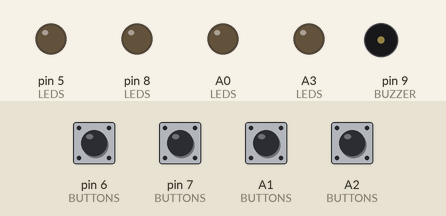
A sketch run on a simulated Arduino Uno, built with avr-gcc and run on an emulated ATmega328P. Shown: output pins drawn as LEDs (lit = HIGH), buzzer (waves = sounding). Dashed ring = blinking. The inputs (shaded band) are chosen by the test bench; at power-on: A1 (BUTTONS), A2 (BUTTONS), pin 6 (BUTTONS), pin 7 (BUTTONS) LOW. Random numbers use the default seed unless the sketch sets one.

Above: at 1.2 s.
1.3 s: pin 6 (BUTTONS) pulled HIGH for 0.15 s
At 1.6 s:
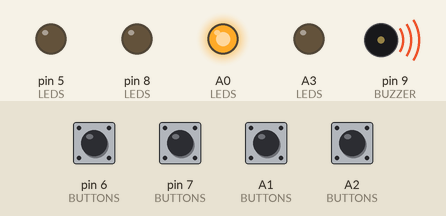
3.3 s: pin 7 (BUTTONS) pulled HIGH for 0.15 s
At 3.57 s:
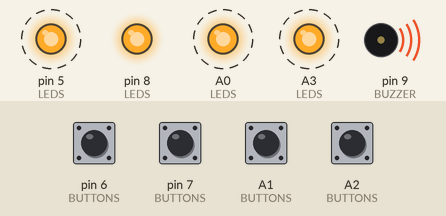
6.3 s: A1 (BUTTONS) pulled HIGH for 0.15 s
At 6.6 s:
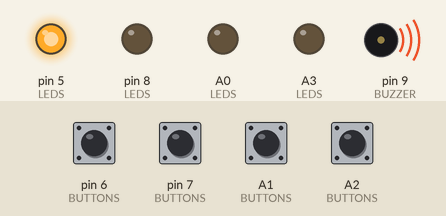
8.3 s: A2 (BUTTONS) pulled HIGH for 0.15 s
At 8.57 s:
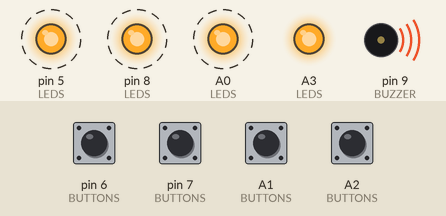
11.3 s: pin 7 (BUTTONS) pulsed HIGH 5 times (0.12 s each, 0.3 s apart)
At 11.6 s:
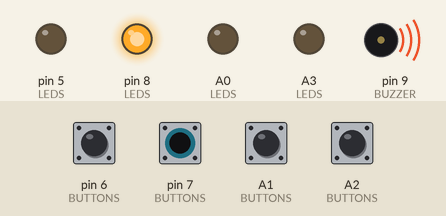
14.3 s: pin 6 (BUTTONS) pulled HIGH for 1 s
At 15.42 s:
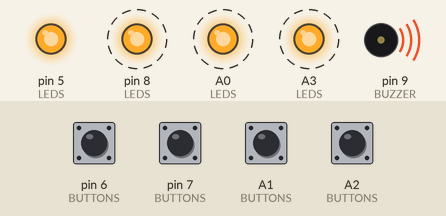
Timing chart, 0 to 18.1 s (numbered marks = the images above; inputs shaded):
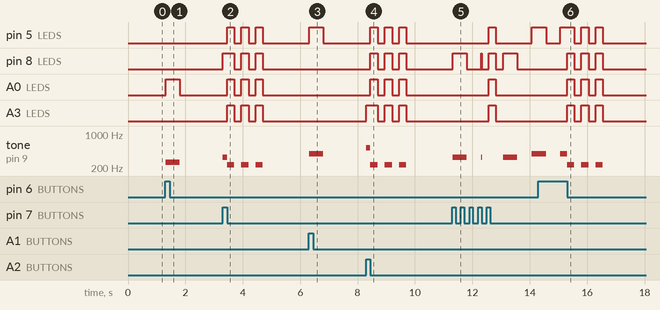

Measured:
- after the input at 1.3 s, A0 (LEDS): LOW → HIGH at once, → LOW 0.50 s later; tone on pin 9 (BUZZER): silent → 262 Hz at once, → silent 0.50 s later
- after the input at 3.3 s, pin 5 (LEDS): alternates HIGH for 0.25 s and LOW for 0.25 s, 6 changes in all, then stays LOW, starting after 0.15 s; pin 8 (LEDS): LOW → HIGH at once, then repeats every 0.50 s: LOW 0.25 s, HIGH 0.25 s, until it stays LOW from 4.7 s
- after the input at 6.3 s, pin 5 (LEDS): LOW → HIGH at once, → LOW 0.50 s later; tone on pin 9 (BUZZER): silent → 392 Hz at once, → silent 0.50 s later
- after the input at 8.3 s, pin 5 (LEDS), pin 8 (LEDS): alternates HIGH for 0.25 s and LOW for 0.25 s, 6 changes in all, then stays LOW, starting after 0.15 s
- after the input at 11.3 s, pin 5 (LEDS): LOW → HIGH after 1.3 s, → LOW 0.25 s later, → HIGH 1.3 s later; A0 (LEDS), A3 (LEDS): LOW → HIGH after 1.3 s, → LOW 0.25 s later; tone on pin 9 (BUZZER): plays 330 Hz for 0.50 s, 330 Hz for 0.01 s, 330 Hz for 0.50 s, 392 Hz for 0.23 s, starting at once
- after the input at 14.3 s, pin 8 (LEDS), A0 (LEDS), A3 (LEDS): alternates HIGH for 0.25 s and LOW for 0.25 s, 6 changes in all, then stays LOW, starting after 1.0 s

The sketch:

SimonSays.ino
```cpp
//*****************************************************************************
// SimonSays Project for UCIEEE workshop
//
// DISCLAIMER: THIS PROGRAM SHOULD NOT BE USED AS AN EXAMPLE OF BEST PROGRAMMING
//             PRACTICES.
//
//             Ideally an Arduino program like this would use tasks and modules
//             which are both covered later in ENCE260. However, this code was
//             made to be as similar to what you might've made in COSC131 as
//             possible for your understanding.
//
//             Because this program does not use interupts or time triggered tasks,
//             the game occasionally does not behave as expected. If this happens,
//             just press the reset button on your Arduino.
//*****************************************************************************

// Pin definitions
#define GREEN_LED A0
#define RED_LED   8
#define YELLOW_LED A3
#define BLUE_LED  5
#define GREEN_BUT  A1
#define RED_BUT 7
#define YELLOW_BUT A2
#define BLUE_BUT 6
#define BUZZER  9

// LEDs, Buttons, and Notes
int LEDS[] =  {GREEN_LED, RED_LED, YELLOW_LED, BLUE_LED};
int BUTTONS[] = {GREEN_BUT, RED_BUT, YELLOW_BUT, BLUE_BUT};
int NOTES[] = {262, 330, 523, 392}; // GREEN_NOTE, RED_NOTE, YELLOW_NOTE, BLUE_NOTE (given in Hz)
#define WRONG_TONE 233  // Tone that plays when the wrong button is pressed (given in Hz)

// Game parameters
#define MAX_LEVEL 100
#define NUM_BUTTONS 4
int LEVEL = 1;
int GAMESPEED = 500; // This is the duration which the notes are played for in the game sequence
                    // The smaller this number is, the harder the game is to play!
#define DELAY 250 // This is the time between the blinking LEDs that play when the user gets the whole
                 // sequence right or when then lose the game.

// Arrays to store the correct sequence, sound, and input sequence the user enters.
int sequence[MAX_LEVEL];
int sound[MAX_LEVEL];
int inputSequence[MAX_LEVEL];


//*****************************************************************************
// Gameplay functions
//*****************************************************************************
// Function to start game when any button is pressed.
// This loops over and checks all the buttons in the BUTTONS array to see if any have been pressed.
bool startGame() {
  for (int i = 0; i < NUM_BUTTONS; i++) {
    if (digitalRead(BUTTONS[i]) == HIGH) {
      return true;
    }
  }
  return false;
}

// Function to generate the game sequence
// This generates a random sequence of LEDs that is MAX_LEVEL long. Each coloured LED in the sequence is
// represented in the sequence[i] array by either 0, 1, 2, 3. These numbers are used to index into the NOTES[]
// array to assign the notes to the LEDs.
void generateSequence() {
  for (int i = 0; i < MAX_LEVEL; i++) {
    sequence[i] = random(0, NUM_BUTTONS);
    sound[i] = NOTES[sequence[i]];
  }
}

// Function to display LED and sound sequence
// This function shows the player a portion of the sequence that matches what level they are on. This level number, i,
// is used to index into the sequence[] and sound[] arrays to show the player each of the leds and corresponding sounds
// in the correct order.
void showSequence() {
  ledsOff();
  for (int i = 0; i < LEVEL; i++) {
    digitalWrite(LEDS[sequence[i]], HIGH);
    tone(BUZZER, sound[i]);
    delay(GAMESPEED);
    digitalWrite(LEDS[sequence[i]], LOW);
    noTone(BUZZER);
    delay(GAMESPEED);
  }
}

// Function to check if the user has entered the right buttons
// This function uses the inputSequence[] array to store each of the users button presses. After every
// button push, this function checks if the button push was correct.
void getSequence() {
  for (int i = 0; i < LEVEL; i++) {
    bool buttonPushed = false;
    while (!buttonPushed) {
      int button = handleButtonPress(); //button is an integer corresponding to the button that was pushed.
      if (button != -1) {
        inputSequence[i] = button;
        buttonPushed = true;
        // Check if button push was incorrect. Exit the function if the button push was incorrect.
        if (inputSequence[i] != sequence[i]) {
          wrongSequence();
          restartGame();
          return;
        }
      }
    }
  }
  rightSequence();
}


//*****************************************************************************
// Helper functions
//*****************************************************************************
// Function to restart the game
void restartGame(){
  LEVEL = 1;
}

// Function to turn all LEDs off
void ledsOff() {
  for (int i = 0; i < NUM_BUTTONS; i++) {
    digitalWrite(LEDS[i], LOW);
  }
}

// Function to turn all LEDs on
void ledsOn() {
  for (int i = 0; i < NUM_BUTTONS; i++) {
    digitalWrite(LEDS[i], HIGH);
  }
}

// Read and handle button press
// This function loops through all buttons and checks if they have been pushed. It then
// lights up the corresponding LED and sounds the note while the button is pushed.
int handleButtonPress() {
  // Check all buttons for button presses
  for (int j = 0; j < NUM_BUTTONS; j++) {
    if (digitalRead(BUTTONS[j]) == HIGH) {
      // If a button is pressed, turn on the corresponding LED and play the note while the button is pressed
      while(digitalRead(BUTTONS[j]) == HIGH){
        digitalWrite(LEDS[j], HIGH);
        tone(BUZZER, NOTES[j]);
      }
      // Turn off the LED and note when button is released
      noTone(BUZZER);
      digitalWrite(LEDS[j], LOW);
      return j; // return index of button pushed
    }
  }
  return -1; // return -1 if no button is pressed
}

// Function to confirm correct sequence and increase game level
void rightSequence() {
  // Blink all LEDs once to show the player that they have entered the right sequence
  ledsOff();
  delay(DELAY);
  ledsOn();
  delay(DELAY);
  ledsOff();
  delay(DELAY);

  // Increase the level the user is on
  if (LEVEL < MAX_LEVEL) {
    LEVEL++;
  }
  else if (LEVEL == MAX_LEVEL) {
    restartGame(); // Restart the game
  }
}

// Function to show player that they have lost the game by buzzing an error tone and blinking all
// LEDs 3 times.
void wrongSequence() {
  for (int i = 0; i < 3; i++) {
    tone(BUZZER, WRONG_TONE);
    ledsOn();
    delay(DELAY);
    noTone(BUZZER);
    ledsOff();
    delay(DELAY);
  }
}


//*****************************************************************************
// Setup function
//*****************************************************************************
void setup() {
  Serial.begin(9600);
  for (int i = 0; i < NUM_BUTTONS; i++) {
    pinMode(LEDS[i], OUTPUT); // Initialises all the LEDs as outputs
    pinMode(BUTTONS[i], INPUT); // Initialises all the buttons as inputs
  }
  // Initialize the Buzzer as an output
  pinMode(BUZZER, OUTPUT);
}

//*****************************************************************************
// Main loop
//*****************************************************************************
// This is the 'main' function. This is the game play loop which will keep running.
void loop() {
  if (LEVEL == 1) {
    generateSequence();
  }
  if (startGame() || LEVEL != 1) {
    showSequence(); // This function displays the sequence for the user to enter
    getSequence(); // This function gets the sequence the user enters and checks if each button press is right.
  }
}
```
